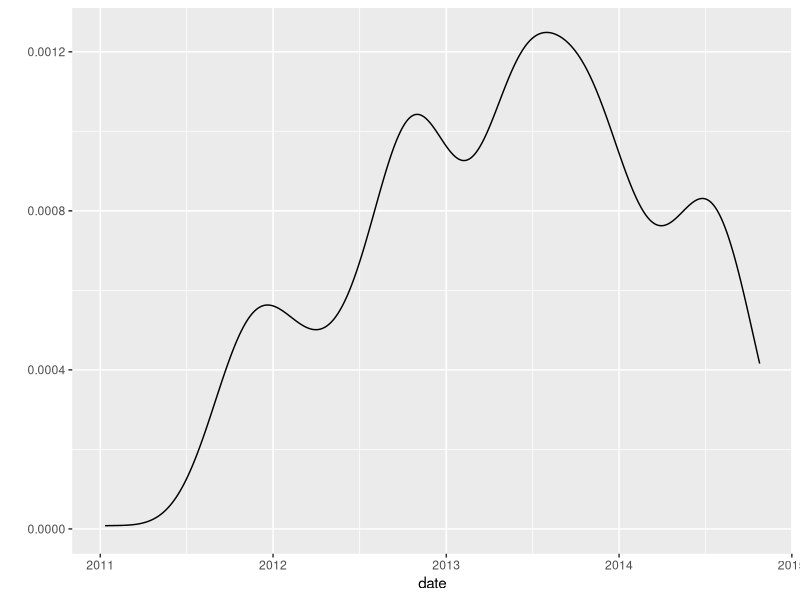
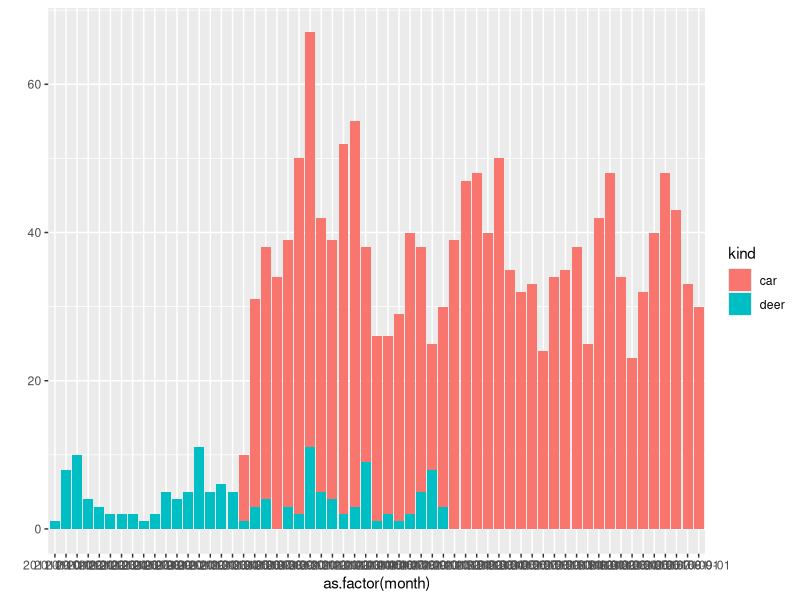

These charts were generated, in order, by the following R code:
library(lubridate)
library(ggplot2)
library(plyr)
library(scales)

deer_incidents <- read.csv("data/mt-lebanon-deer-incidents-2014-10.csv", as.is=c(1,6))
deer_incidents <- transform(deer_incidents, Incident.Date = mdy(Incident.Date))
deer_incidents <- transform(deer_incidents, date = Incident.Date,
                            Incident.Date = NULL)

qplot(date, data = deer_incidents, geom = "density")

### For context, compare deer-related car accidents with all car accidents.

deer_accidents <- subset(deer_incidents, Vehicle.Involved == "X")
deer_accidents <- transform(deer_accidents, vehicles=1, Vehicle.Involved=NULL)

car_accidents <- read.csv("data/police-blotter/accidents.csv")
car_accidents <- transform(car_accidents, date = ymd(date))

deer_accidents_in_car_accidents_date_range <-
  subset(deer_accidents, (date >= min(car_accidents$date) &
                          date <= max(car_accidents$date)))

deer_accidents_included_in_car_accidents <-
  subset(deer_accidents_in_car_accidents_date_range,
         date %in% car_accidents$date)

deer_accidents_missing_in_car_accidents <-
  subset(deer_accidents_in_car_accidents_date_range,
         ! date %in% car_accidents$date)

combined_accidents <-
  rbind(data.frame(date = deer_accidents$date, kind = "deer", vehicles = 1),
        data.frame(date = car_accidents$date,  kind = "car",
                   vehicles = car_accidents$vehicles))

combined_accidents <-
  transform(combined_accidents, month = floor_date(date, "month"))

qplot(as.factor(month), data = combined_accidents,
      weight = vehicles, fill = kind)

combined_accidents_by_month <-
  ddply(combined_accidents, .(month, kind), summarize, vehicles = sum(vehicles))

summarize(car_accidents, vehicles = sum(vehicles))


### In terms of injury risk, how do deer incidents compare to car accidents?

(deer_injury_incidents <- sum(deer_incidents$Person.Injured == "X"))
(deer_incident_years <- diff(range(deer_incidents$date)) / dyears(1))
(deer_injury_incidents_per_year <- deer_injury_incidents / deer_incident_years)

(car_injury_incidents <- sum(car_accidents$injuries > 0))
(car_incident_years <- diff(range(car_accidents$date)) / dyears(1))
(car_injury_incidents_per_year <- car_injury_incidents / car_incident_years)

(relative_risk_of_injury_car_to_deer <-
 car_injury_incidents_per_year / deer_injury_incidents_per_year)
